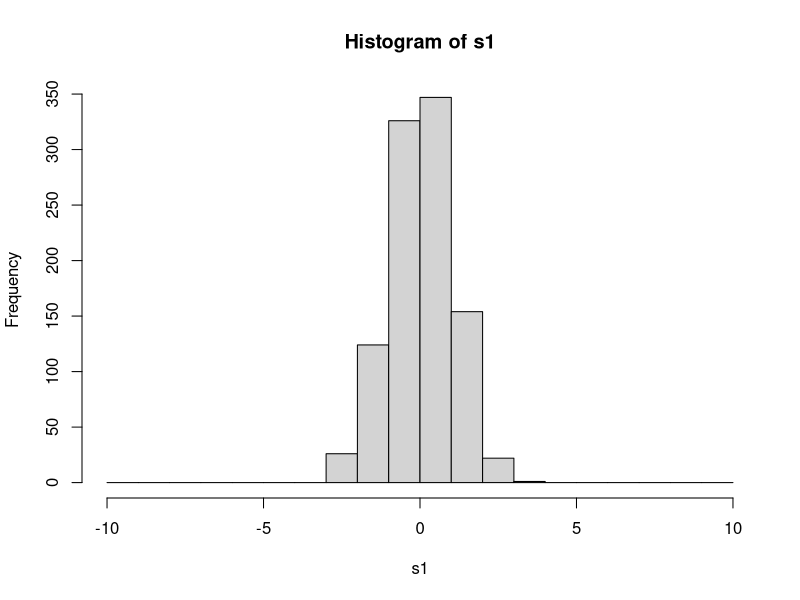
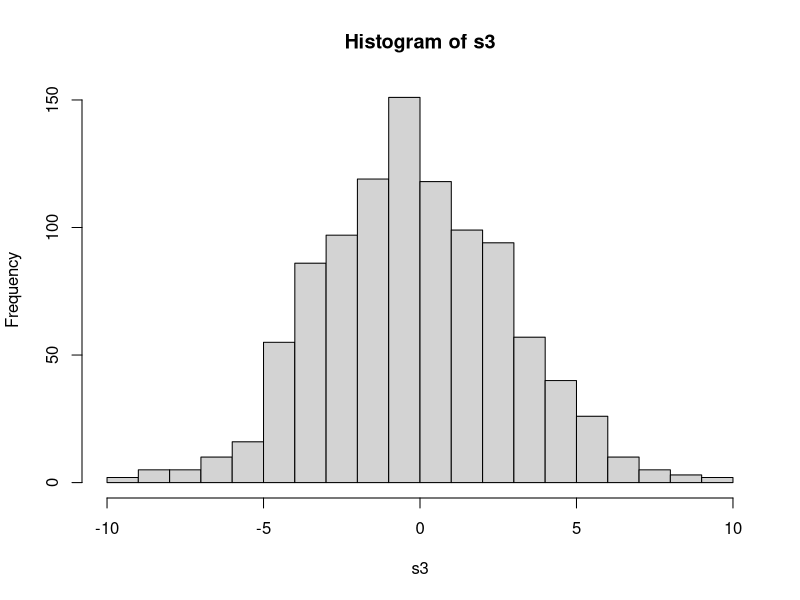
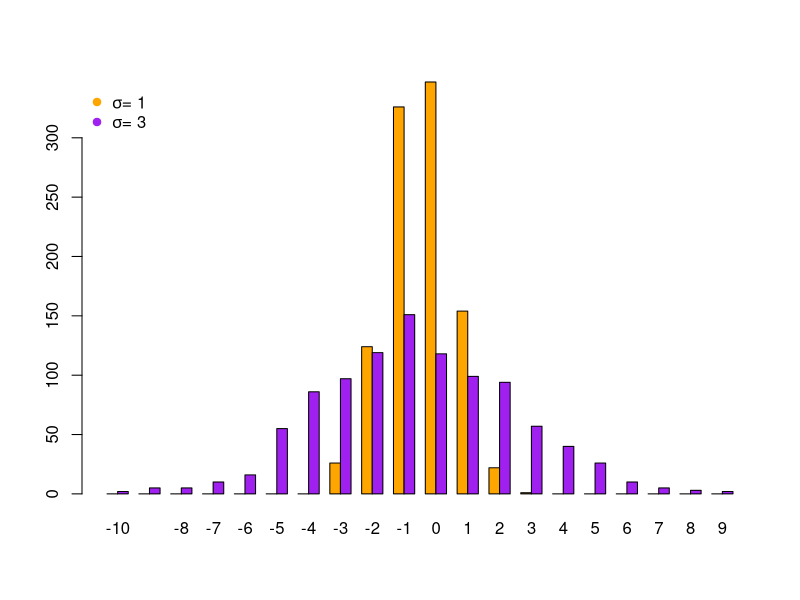

Source code (R) for these figures, in order:
## ---- chunk 1
set.seed(12390)
s1 <- rnorm(n = 1000, sd = 1, mean = 0)
s3 <- rnorm(n = 1000, sd = 3, mean = 0)

head(s1); head(s3)

bins <- seq(from = -10, to = 10, by = 1)
bins

counts_s1 <- hist(s1, breaks = bins)$counts
counts_s3 <- hist(s3, breaks = bins)$counts
counts_s1; counts_s3

cols <- c("orange", "purple")

barplot(rbind(counts_s1, counts_s3), beside = T, col = cols, names.arg = seq(from = -10, to = 9.5, by = 1), width = 2)
legend("topleft", col = cols, pch = 19, 
       legend = c(expression(paste(sigma, "= 1")), expression(paste(sigma, "= 3"))), bty = "n")

